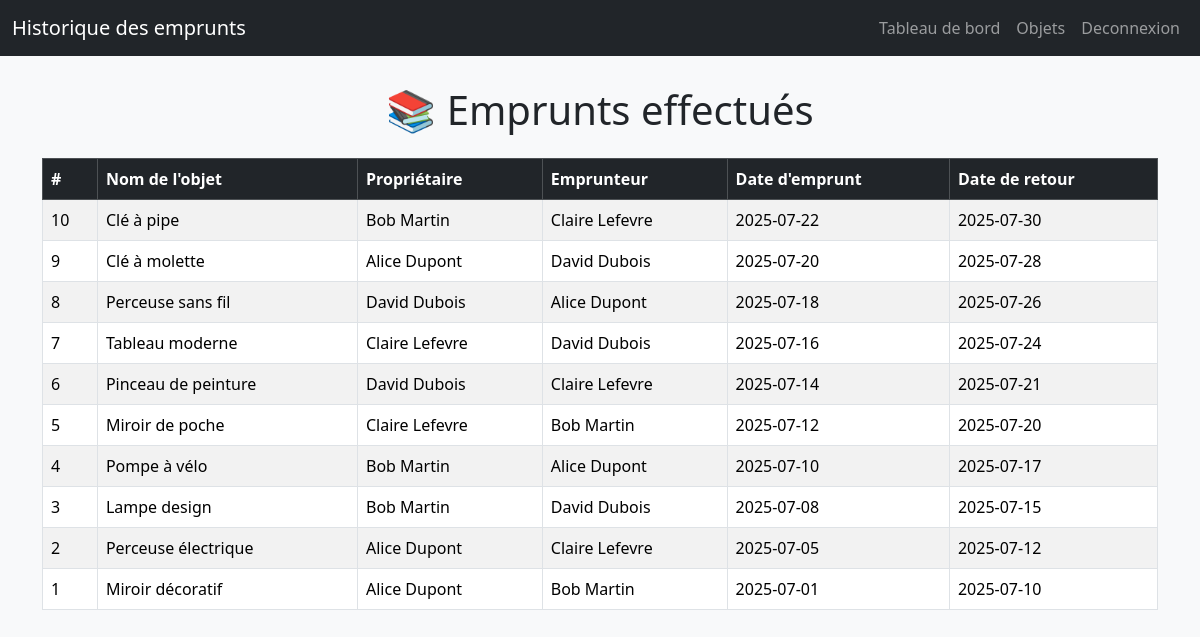
The app's page /pages/emprunt.php (signed in) with its own data.
### tables this page shows
CREATE TABLE emprunt (
    id_emprunt INT PRIMARY KEY AUTO_INCREMENT, 
    id_objet INT, 
    id_proprietaire INT,
    id_emprunteur INT,
    date_emprunt DATE, 
    date_retour DATE, 
    FOREIGN KEY (id_objet) REFERENCES objet(id_objet), 
    FOREIGN KEY (id_proprietaire) REFERENCES membre(id_membre),
    FOREIGN KEY (id_emprunteur) REFERENCES membre(id_membre)
);

CREATE TABLE objet (
    id_objet INT PRIMARY KEY AUTO_INCREMENT, 
    nom_objet VARCHAR(50), 
    id_categorie INT,
    id_membre INT, 
    FOREIGN KEY (id_categorie) REFERENCES categorie_objet(id_categorie), 
    FOREIGN KEY (id_membre) REFERENCES membre(id_membre) 
);

CREATE TABLE membre (
    id_membre INT PRIMARY KEY AUTO_INCREMENT, 
    nom VARCHAR(50),
    date_naissance DATE,
    genre CHAR(1), 
    email VARCHAR(50),
    ville VARCHAR(50),
    mot_de_passe VARCHAR(50),
    photo VARCHAR(100) 
);

### inc/function.php (called while the page is built, shortened)
<?php
function getEmpruntsComplet() {
    if ($db = dbconnect()) {
        $sql = "SELECT
                    e.id_emprunt,
                    o.nom_objet,
                    m1.nom AS proprietaire,
                    m2.nom AS emprunteur,
                    e.date_emprunt,
                    e.date_retour
                FROM emprunt e
                JOIN objet o ON e.id_objet = o.id_objet
                JOIN membre m1 ON e.id_proprietaire = m1.id_membre
                JOIN membre m2 ON e.id_emprunteur = m2.id_membre
                ORDER BY e.date_emprunt DESC";
        $result = mysqli_query($db, $sql);
        $emprunts = [];
        while ($row = mysqli_fetch_assoc($result)) {
            $emprunts[] = $row;
        }
        return $emprunts;
    }
    return [];
}
?>

### pages/emprunt.php (the view, shortened to what this page needs)
<?php
require_once '../inc/function.php';
$emprunts = getEmpruntsComplet();
?>
<!DOCTYPE html>
<html lang="fr">
<head>
    <link href="https://cdn.jsdelivr.net/npm/bootstrap@5.3.3/dist/css/bootstrap.min.css" rel="stylesheet">
</head>
<body>
<nav class="navbar navbar-expand-lg navbar-dark bg-dark">
    <div class="container-fluid">
        <a class="navbar-brand" href="#">Historique des emprunts</a>
        <div class="collapse navbar-collapse">
            <ul class="navbar-nav ms-auto">
                <li class="nav-item"><a class="nav-link" href="dashboard.php">Tableau de bord</a></li>
                <li class="nav-item"><a class="nav-link" href="liste_objets.php">Objets</a></li>
                <li class="nav-item"><a class="nav-link" href="logout.php">Deconnexion</a></li>
            </ul>
        </div>
    </div>
</nav>
<div class="container">
    <h1 class="text-center mb-4">📚 Emprunts effectués</h1>
    <?php if (count($emprunts) === 0): ?>
        <div class="alert alert-warning text-center">Aucun emprunt trouvé.</div>
    <?php else: ?>
        <table class="table table-bordered table-striped table-hover">
            <thead class="table-dark">
                <tr>
                    <th>#</th>
                    <th>Nom de l'objet</th>
                    <th>Propriétaire</th>
                    <th>Emprunteur</th>
                    <th>Date d'emprunt</th>
                    <th>Date de retour</th>
                </tr>
            </thead>
            <tbody>
                <?php foreach ($emprunts as $emp): ?>
                    <tr>
                        <td><?= $emp['id_emprunt'] ?></td>
                        <td><?= htmlspecialchars($emp['nom_objet']) ?></td>
                        <td><?= htmlspecialchars($emp['proprietaire']) ?></td>
                        <td><?= htmlspecialchars($emp['emprunteur']) ?></td>
                        <td><?= htmlspecialchars($emp['date_emprunt']) ?></td>
                        <td><?= $emp['date_retour'] ?? 'Non défini' ?></td>
                    </tr>
                <?php endforeach; ?>
            </tbody>
        </table>
    <?php endif; ?>
</div>
</body>
</html>

### pages/emprunt.php (style rules this page uses)
body { background-color: #f8f9fa; }
h1 { margin-top: 30px; }
.navbar { margin-bottom: 30px; }

### records on screen
emprunt: id_emprunt "10", id_objet.nom_objet "Clé à pipe", membre.nom "Bob Martin", id_emprunteur.nom "Claire Lefevre", date_emprunt "2025-07-22", date_retour "2025-07-30"
emprunt: id_emprunt "9", id_objet.nom_objet "Clé à molette", membre.nom "Alice Dupont", id_emprunteur.nom "David Dubois", date_emprunt "2025-07-20", date_retour "2025-07-28"
emprunt: id_emprunt "8", id_objet.nom_objet "Perceuse sans fil", membre.nom "David Dubois", id_emprunteur.nom "Alice Dupont", date_emprunt "2025-07-18", date_retour "2025-07-26"
emprunt: id_emprunt "7", id_objet.nom_objet "Tableau moderne", membre.nom "Claire Lefevre", id_emprunteur.nom "David Dubois", date_emprunt "2025-07-16", date_retour "2025-07-24"
emprunt: id_emprunt "6", id_objet.nom_objet "Pinceau de peinture", membre.nom "David Dubois", id_emprunteur.nom "Claire Lefevre", date_emprunt "2025-07-14", date_retour "2025-07-21"
emprunt: id_emprunt "5", id_objet.nom_objet "Miroir de poche", membre.nom "Claire Lefevre", id_emprunteur.nom "Bob Martin", date_emprunt "2025-07-12", date_retour "2025-07-20"
emprunt: id_emprunt "4", id_objet.nom_objet "Pompe à vélo", membre.nom "Bob Martin", id_emprunteur.nom "Alice Dupont", date_emprunt "2025-07-10", date_retour "2025-07-17"
emprunt: id_emprunt "3", id_objet.nom_objet "Lampe design", membre.nom "Bob Martin", id_emprunteur.nom "David Dubois", date_emprunt "2025-07-08", date_retour "2025-07-15"
emprunt: id_emprunt "2", id_objet.nom_objet "Perceuse électrique", membre.nom "Alice Dupont", id_emprunteur.nom "Claire Lefevre", date_emprunt "2025-07-05", date_retour "2025-07-12"
emprunt: id_emprunt "1", id_objet.nom_objet "Miroir décoratif", membre.nom "Alice Dupont", id_emprunteur.nom "Bob Martin", date_emprunt "2025-07-01", date_retour "2025-07-10"
